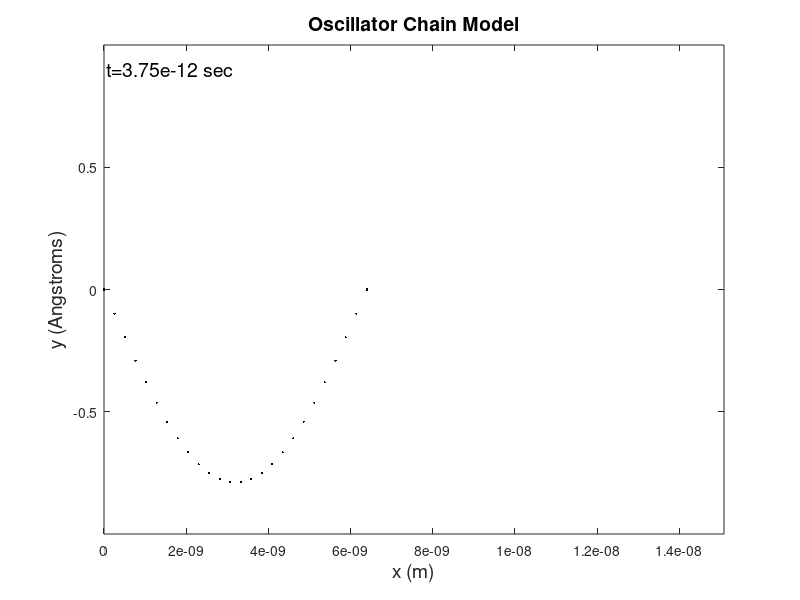

MATLAB code to generate this figure:
%copyright by J. E Hasbun and T. Datta
%linear_chain.m
%simulation of the time dependent motion of N+1 particle
%oscillator chain model. We use copper atoms equidistantly displaced
%from each other by the lattice constant a.
%We take initial distribution as yA*sin[j*pi/L], where L=N*a to be the
%initial distribution of particles. Use M=1.05e-25kg for the mass of a
%Copper atom, and run the simulation for a short time enough to
%determine the oscillation period from which w can be determined.

function linear_chain
clear
global yA L C Np1 M;
a=2.56e-10;       %lattice constant in Copper in m
yA=1.0;           %amplitude in Angstroms
N=25;             %number of cells;
Np1=N+1;          %number of particles
L=N*a;            %length over which particles are spread
B=1.42e11;        %Bulk modulus for Copper in N/m^2
C=B*a;            %spring constant in Copper
if(Np1<3), return; end;    %no less than three particles allowed
x0=0:a:L;         %x positions for N particles, evenly space
M=1.05e-25;       %Copper atom mass in kg
nm=1;             %the nm-th mode
t0=0.0;           %set time range
tf=3.75e-12;      %seconds
range=[t0;tf];
y0=profile(x0,nm);       %Np1 particles y initial position (row vector)
ymax=max(y0);
v0=zeros(1,Np1);         %particle not moving initially (row vector)
ic=[y0';v0'];            %the initial conditions, as columns
%opt=odeset('AbsTol',1.e-7,'RelTol',1.e-7); %if needed use this line
%[t,y]=ode23(@derivs,range,ic,opt);         %with this one, but comment the
                                            %next one
[t,y]=ode23(@derivs,range,ic);
%Plot the height of the particles at each x position every time
for i=1:length(t)
    %fprintf('t=%5.2f\n',t(i));
    %fprintf('%6.2f',y(1:N,i));
    %disp(' ');
    clf
    plot(x0,y(i,1:Np1),'k.','MarkerSize',5)
    axis([x0(1) x0(Np1) -ymax ymax])
    str1=cat(2,'t=',num2str(t(i),'%5.2e sec'));
    text((x0(Np1)-x0(1))*0.01,ymax*(1-0.1),str1,'FontSize',14);
    pause(0.05)
end
xlabel('x (m)','FontSize',14)
ylabel('y (Angstroms)','FontSize',14),
title('Oscillator Chain Model','FontSize',14)

function y=profile(x,nm)
global yA L;
%Possible initial height profile of the particles
y=yA*sin(nm*x*pi/L);    %nth vibrational mode

function [der]=derivs(t,y)
global C Np1 M;
%This function evaluates all the components of the
%derivative vector, putting the results in the array 'der'.
%y(1:Np1): y positions for the N+1 particles
%y(Np1+1:2*Np1): velocities for the N+1 paricles
der=zeros(2*Np1,1);    %initialize der as a column vector
for i=2:Np1-1
    der(i) =y(Np1+i);  %velocities
end
der(1)=0.0;            %end particles are fixed,so
der(Np1)=0.0;          %their y velocities are zero.
for i=Np1+2:2*Np1-1
    der(i)=C*(y(i-Np1-1)+y(i-Np1+1)-2*y(i-Np1))/M; %accelerations
end
der(Np1+1)=0.0;        %end particles don't move, so
der(2*Np1)=0.0;        %their accelerations are zero
